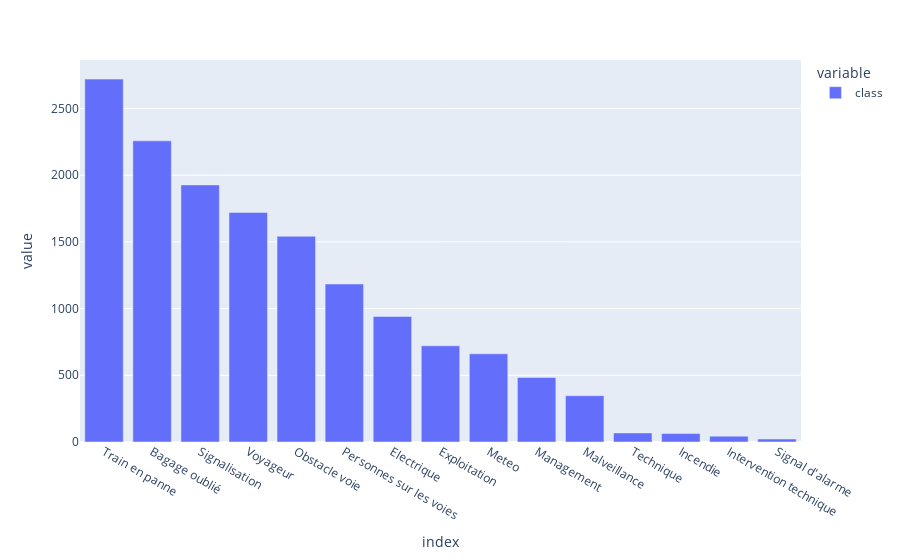
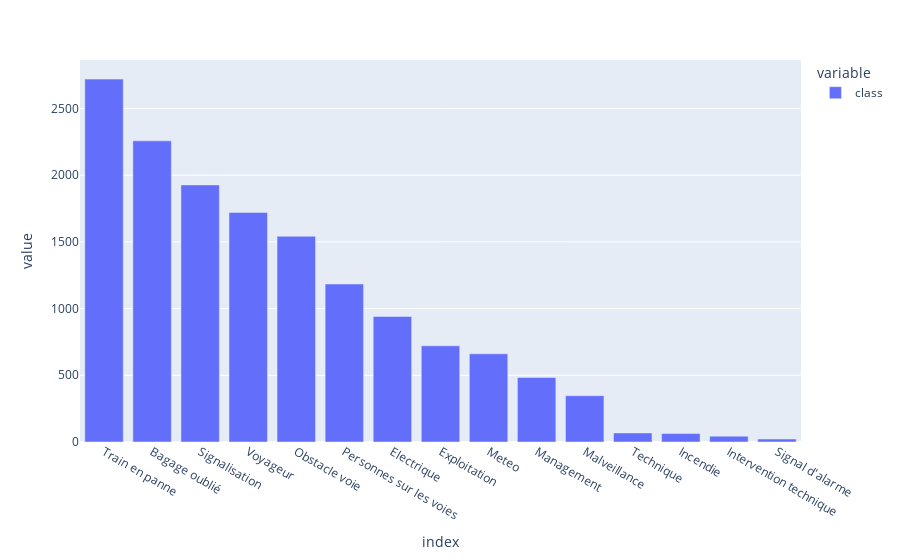

Here is the notebook cell these charts were saved with, in order:
### Code cell
px.bar(chaos_classified["class"].value_counts())

### Figure 1 — Plotly figure (JSON) as saved in the notebook; plotly's stock layout.template omitted (floating-point values rounded to 4 significant figures)
{"data": [{"alignmentgroup": "True", "hovertemplate": "variable=class<br>index=%{x}<br>value=%{y}<extra></extra>", "legendgroup": "class", "marker": {"color": "#636efa", "pattern": {"shape": ""}}, "name": "class", "offsetgroup": "class", "orientation": "v", "showlegend": true, "textposition": "auto", "x": ["Train en panne", "Bagage oublié", "Signalisation", "Voyageur", "Obstacle voie", "Personnes sur les voies", "Electrique", "Exploitation", "Meteo", "Management", "Malveillance", "Technique", "Incendie", "Intervention technique", "Signal d'alarme"], "xaxis": "x", "y": [2720, 2257, 1927, 1720, 1542, 1184, 941, 721, 661, 484, 347, 68, 63, 44, 22], "yaxis": "y", "type": "bar"}], "layout": {"xaxis": {"anchor": "y", "domain": [0.0, 1.0], "title": {"text": "index"}}, "yaxis": {"anchor": "x", "domain": [0.0, 1.0], "title": {"text": "value"}}, "legend": {"title": {"text": "variable"}, "tracegroupgap": 0}, "margin": {"t": 60}, "barmode": "relative"}}

### Figure 2 — Plotly figure (JSON) as saved in the notebook; plotly's stock layout.template omitted (floating-point values rounded to 4 significant figures)
{"data": [{"alignmentgroup": "True", "hovertemplate": "variable=class<br>index=%{x}<br>value=%{y}<extra></extra>", "legendgroup": "class", "marker": {"color": "#636efa", "pattern": {"shape": ""}}, "name": "class", "offsetgroup": "class", "orientation": "v", "showlegend": true, "textposition": "auto", "x": ["Train en panne", "Bagage oublié", "Signalisation", "Voyageur", "Obstacle voie", "Personnes sur les voies", "Electrique", "Exploitation", "Meteo", "Management", "Malveillance", "Technique", "Incendie", "Intervention technique", "Signal d'alarme"], "xaxis": "x", "y": [2720, 2257, 1927, 1720, 1542, 1184, 941, 721, 661, 484, 347, 68, 63, 44, 22], "yaxis": "y", "type": "bar"}], "layout": {"xaxis": {"anchor": "y", "domain": [0.0, 1.0], "title": {"text": "index"}}, "yaxis": {"anchor": "x", "domain": [0.0, 1.0], "title": {"text": "value"}}, "legend": {"title": {"text": "variable"}, "tracegroupgap": 0}, "margin": {"t": 60}, "barmode": "relative"}}
